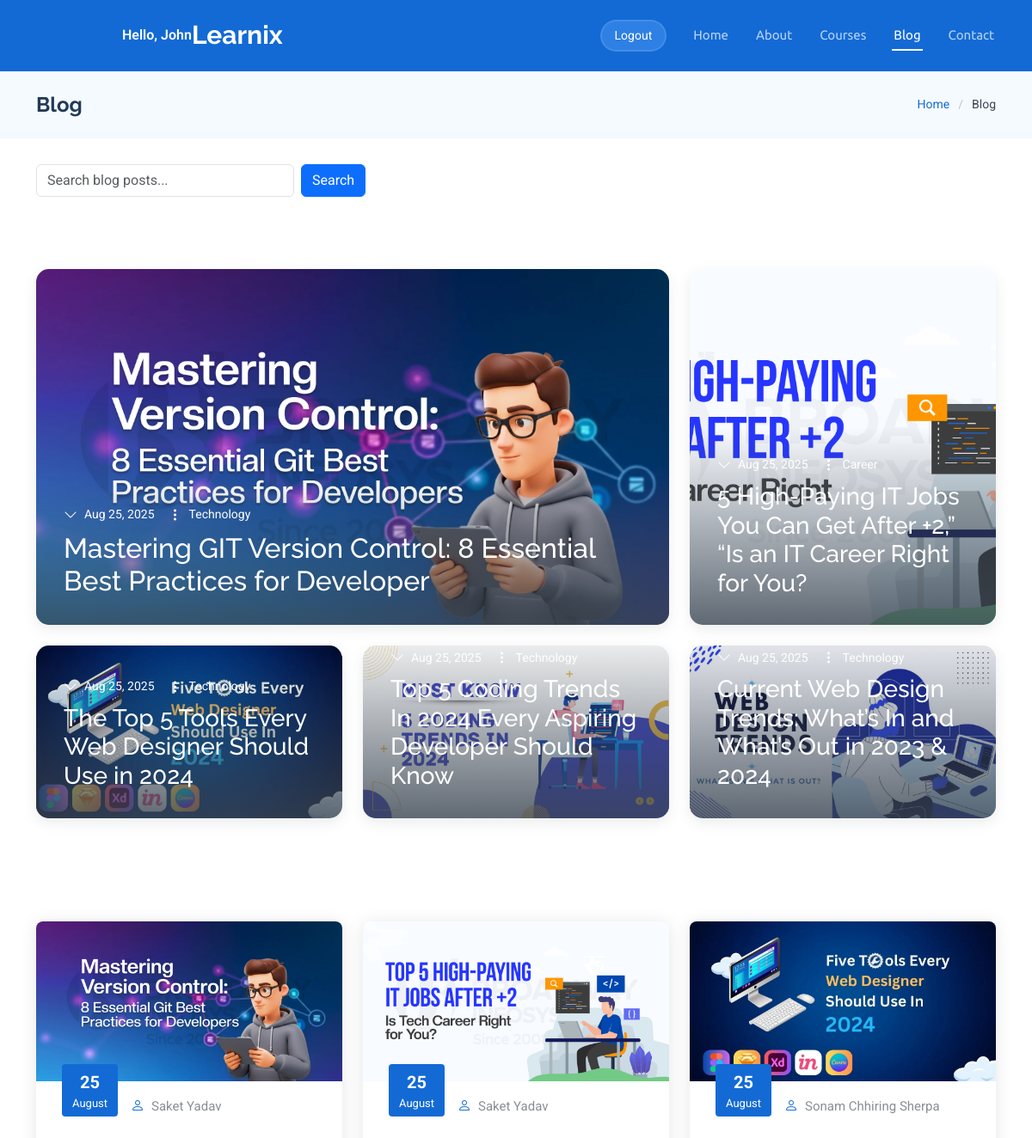
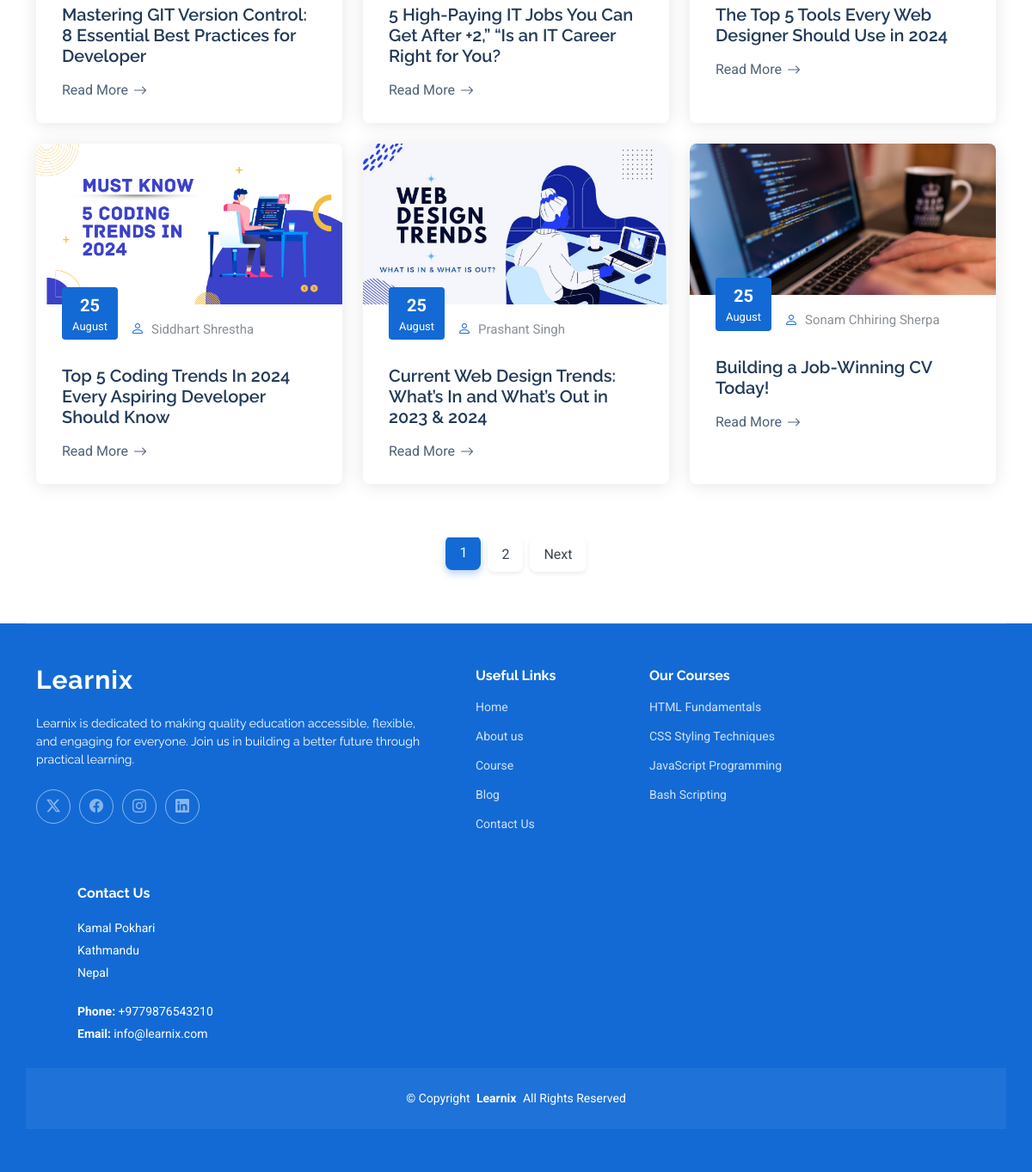
Screenshot of /blog/ (signed in) with the database file from the repository (2 pictures, top to bottom).
### blog/models.py (models this page shows, shortened)
class BlogPost(models.Model):
    title = models.CharField(max_length=200)
    slug = models.SlugField(unique=True)  # for URLs like /blog/my-post/
    author = models.CharField(max_length=100)
    category = models.ForeignKey(Category, on_delete=models.SET_NULL, null=True)
    short_description = models.CharField(max_length=255)
    content = models.TextField()
    image = models.ImageField(upload_to='blog_images/')
    created_at = models.DateTimeField(auto_now_add=True)
    updated_at = models.DateTimeField(auto_now=True)
    author_image= models.ImageField(upload_to='author_images/', null=True, blank=True)

class Category(models.Model):
    name = models.CharField(max_length=50)

### blog/views.py (the view)
# urls.py: path('blog/', views.blog, name='blog'),
def blog(request):
    query = request.GET.get('q')
    if query:
        posts_list = BlogPost.objects.filter(
            Q(title__icontains=query) | Q(author__icontains=query)
        ).order_by('-created_at')
        featured_post = None  # No featured post for search results
        regular_posts = None  # Show first 4 posts as “regular”
    else:
        posts_list = BlogPost.objects.order_by('-created_at')
        featured_post = posts_list.first() if posts_list.exists() else None
        regular_posts = posts_list[1:5]  # next 4 posts after featured
    paginator = Paginator(posts_list, 6)
    page_number = request.GET.get('page')
    posts = paginator.get_page(page_number)
    context = {
        'featured_post': featured_post,
        'regular_posts': regular_posts,
        'all_posts': posts,
        'query': query,
    }
    return render(request, 'blog.html', context)

### template/blog.html (shortened to what this page needs)
{% extends 'base.html' %}
{% load static %}
{% block class_title %}blog-page{% endblock %}
{% block content %}
<div class="page-title light-background">
  <div class="container d-lg-flex justify-content-between align-items-center">
    <h1 class="mb-2 mb-lg-0">Blog</h1>
    <nav class="breadcrumbs">
      <ol>
        <li><a href="{% url 'home' %}">Home</a></li>
        <li class="current">Blog</li>
      </ol>
    </nav>
  </div>
</div>
<div class="container mb-4" style="margin-top: 30px;">
  <form method="GET" action="{% url 'blog' %}" class="d-flex">
    <input type="text" name="q" class="form-control me-2" placeholder="Search blog posts..." value="{{ query|default:'' }}" style="width: 300px;">
    <button type="submit" class="btn btn-primary">Search</button>
  </form>
</div>
<section id="blog-hero" class="blog-hero section">
  <div class="container" data-aos="fade-up" data-aos-delay="100">
    <div class="blog-grid">
      {% if featured_post %}
      <article class="blog-item featured" data-aos="fade-up">
        <img src="{{ featured_post.image.url }}" alt="{{ featured_post.title }}" class="img-fluid">
        <div class="blog-content">
          <div class="post-meta">
            <span class="date">{{ featured_post.created_at|date:"M d, Y" }}</span>
            <span class="category">{{ featured_post.category.name }}</span>
          </div>
          <h2 class="post-title">
            <a href="{% url 'blog_detail' featured_post.slug %}" title="{{ featured_post.title }}">{{ featured_post.title }}</a>
          </h2>
        </div>
      </article>
      {% endif %}
      {% if regular_posts %}
        {% for post in regular_posts %}
        <article class="blog-item" data-aos="fade-up" data-aos-delay="{{ forloop.counter0|add:'100' }}">
          <img src="{{ post.image.url }}" alt="{{ post.title }}" class="img-fluid">
          <div class="blog-content">
            <div class="post-meta">
              <span class="date">{{ post.created_at|date:"M d, Y" }}</span>
              {% if post.category %}
              <span class="category">{{ post.category.name }}</span>
              {% endif %}
            </div>
            <h3 class="post-title">
              <a href="{% url 'blog_detail' post.slug %}" title="{{ post.title }}">{{ post.title }}</a>
            </h3>
          </div>
        </article>
        {% endfor %}
      {% endif %}
    </div>
  </div>
</section>
<section id="blog-posts" class="blog-posts section">
  <div class="container" data-aos="fade-up" data-aos-delay="100">
    <div class="row gy-4">
      {% if all_posts %}
        {% for i in all_posts %}
        <div class="col-lg-4">
          <article class="position-relative h-100">
            <div class="post-img position-relative overflow-hidden">
              <img src="{{ i.image.url }}" class="img-fluid" alt="{{ i.title }}">
            </div>
            <div class="meta d-flex align-items-end">
              <span class="post-date"><span>{{ i.created_at|date:"d" }}</span>{{ i.created_at|date:"F" }}</span>
              <div class="d-flex align-items-center">
                <i class="bi bi-person"></i> <span class="ps-2">{{ i.author }}</span>
              </div>
            </div>
            <div class="post-content d-flex flex-column">
              <h3 class="post-title">{{ i.title }}</h3>
              <a href="{% url 'blog_detail' i.slug %}" class="readmore stretched-link"><span>Read More</span><i class="bi bi-arrow-right"></i></a>
            </div>
          </article>
        </div>
        {% endfor %}
      {% else %}
        <p>No posts found.</p>
      {% endif %}
    </div>
  </div>
</section>
<section id="pagination-2" class="pagination-2 section">
  <div class="container">
    <nav aria-label="Page navigation">
      <ul>
        {% for num in all_posts.paginator.page_range %}
        <li><a href="?page={{ num }}{% if query %}&q={{ query }}{% endif %}" class="{% if all_posts.number == num %}active{% endif %}">{{ num }}</a></li>
        {% endfor %}
        {% if all_posts.has_next %}
        <li><a href="?page={{ all_posts.next_page_number }}{% if query %}&q={{ query }}{% endif %}">Next</a></li>
        {% endif %}
      </ul>
    </nav>
  </div>
</section>
{% endblock %}

### template/partials/navbar.html (shortened to what this page needs)
  <header id="header" class="header d-flex align-items-center sticky-top">
    <div class="container-fluid container-xl position-relative d-flex align-items-center">
      <a href="{%url 'home' %}" class="logo d-flex align-items-center me-auto">
        <h1 class="sitename">Learnix</h1>
      </a>
      <nav id="navmenu" class="navmenu">
        <ul>
          <li><a href="{%url 'home' %}" class="{%if request.path == '/' or request.path == '/home/' %}active{%endif%}">Home</a></li>
          <li><a href="{%url 'about' %}" class="{%if request.path == '/about/' or '/portfolio/' in request.path %}active{%endif%}">About</a></li>
          <li><a href="{%url 'course' %}" class="{%if request.path == '/course/' or '/course/' in request.path %}active{%endif%}">Courses</a></li>
          <li><a href="{%url 'blog' %}"class="{%if request.path == '/blog/' or '/blog/' in request.path %}active{%endif%}">Blog</a></li>
          <li><a href="{%url 'contact' %}" class="{%if request.path == 'contact/' or '/contact/' in request.path %}active{%endif%}">Contact</a></li>
        </ul>
      </nav>
      {%if user.is_authenticated%}
    <span style="color: #fff; font-weight: 600; margin-left: 100px;">
      Hello, {{ user.username|capfirst }}
    </span>
      <a class="btn-getstarted" href="{%url 'logout' %}">Logout</a>
      {%else%}
      <a class="btn-getstarted" href="{%url 'login' %}">Enroll Now</a>
      {%endif%}
    </div>
  </header>

### rows the page displays
BlogPost: image (picture), created_at "Aug 25, 2025", category.name "Technology", title "Mastering GIT Version Control: 8 Essential Best Practices for Developer", created_at "25", created_at "August", author "Saket Yadav"
BlogPost: image (picture), created_at "Aug 25, 2025", category.name "Career", title "5 High-Paying IT Jobs You Can Get After +2,” “Is an IT Career Right for You?", created_at "25", created_at "August", author "Saket Yadav"
BlogPost: image (picture), created_at "Aug 25, 2025", category.name "Technology", title "The Top 5 Tools Every Web Designer Should Use in 2024", created_at "25", created_at "August", author "Sonam Chhiring Sherpa"
BlogPost: image (picture), created_at "Aug 25, 2025", category.name "Technology", title "Top 5 Coding Trends In 2024 Every Aspiring Developer Should Know", created_at "25", created_at "August", author "Siddhart Shrestha"
BlogPost: image (picture), created_at "Aug 25, 2025", category.name "Technology", title "Current Web Design Trends: What’s In and What’s Out in 2023 & 2024", created_at "25", created_at "August", author "Prashant Singh"
BlogPost: image (picture), created_at "25", created_at "August", author "Sonam Chhiring Sherpa", title "Building a Job-Winning CV Today!"

### other values shown
{{ user.username|capfirst }} "John"
{{ num }} "1" "2"
